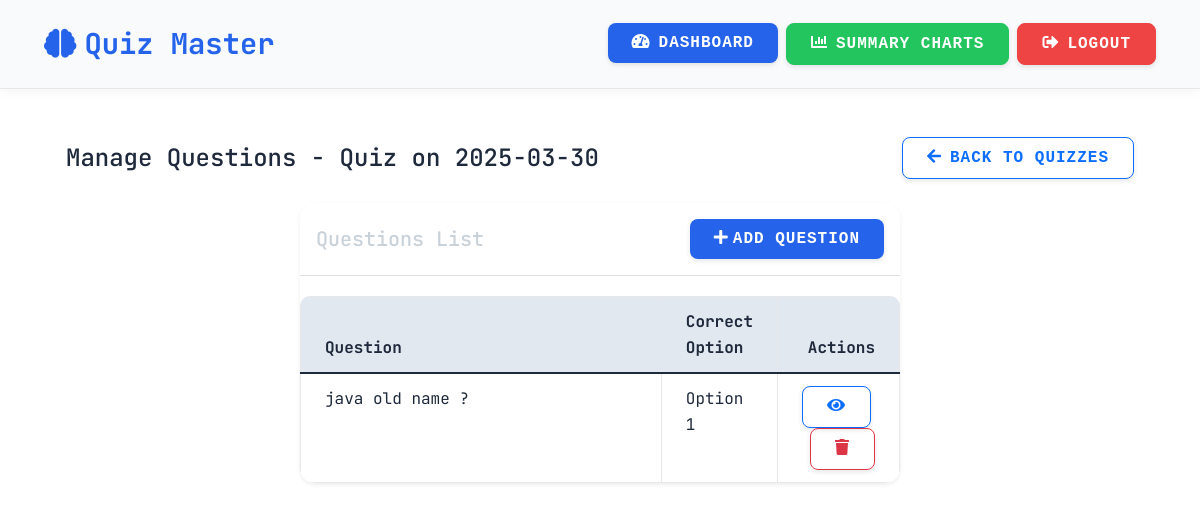
Page /manage_questions/4 (signed in) on the committed database.
### models.py (models this page shows)
class Quiz(db.Model):
    id = db.Column(db.Integer, primary_key=True)
    chapter_id = db.Column(db.Integer, db.ForeignKey('chapter.id'))
    date_of_quiz = db.Column(db.String(20))
    time_duration = db.Column(db.String(10))
    chapter = db.relationship('Chapter', backref='quizzes')

class Question(db.Model):
    id = db.Column(db.Integer, primary_key=True)
    quiz_id = db.Column(db.Integer, db.ForeignKey('quiz.id'))
    question_statement = db.Column(db.Text, nullable=False)
    option1 = db.Column(db.String(200), nullable=False)
    option2 = db.Column(db.String(200), nullable=False)
    option3 = db.Column(db.String(200), nullable=False)
    option4 = db.Column(db.String(200), nullable=False)
    correct_option = db.Column(db.String(200), nullable=False)

### app.py (the view, shortened to what this page needs)
@app.route('/manage_questions/<int:quiz_id>', methods=['GET', 'POST'])
def manage_questions(quiz_id):
    if 'admin' not in session:
        flash('Please login as admin first!', 'error')
        return redirect('/admin_login')
    quiz = Quiz.query.get_or_404(quiz_id)
    questions = Question.query.filter_by(quiz_id=quiz_id).all()
    return render_template('manage_questions.html', quiz=quiz, questions=questions)

### templates/manage_questions.html (shortened to what this page needs)
{% extends 'base.html' %}
{% block content %}
<div class="container-fluid px-4">
    <div class="d-flex justify-content-between align-items-center mb-4">
        <h2 class="h4 mb-0">Manage Questions - Quiz on {{ quiz.date_of_quiz }}</h2>
        <a href="{{ url_for('manage_quizzes', chapter_id=quiz.chapter_id) }}" class="btn btn-outline-primary">
            <i class="fas fa-arrow-left me-2"></i>Back to Quizzes
        </a>
    </div>
    <div class="row">
        <div class="col-12">
            <div class="card border-0 shadow-sm">
                <div class="card-header bg-white py-3">
                    <div class="d-flex justify-content-between align-items-center">
                        <h5 class="mb-0">Questions List</h5>
                        <button type="button" class="btn btn-sm btn-primary" data-bs-toggle="modal" data-bs-target="#addQuestionModal">
                            <i class="fas fa-plus me-1"></i>Add Question
                        </button>
                    </div>
                </div>
                <div class="card-body p-0">
                    {% if questions %}
                    <div class="table-responsive">
                        <table class="table table-hover mb-0">
                            <thead class="table-light">
                                <tr>
                                    <th class="px-4" style="width: 70%">Question</th>
                                    <th class="px-4">Correct Option</th>
                                    <th class="text-end px-4">Actions</th>
                                </tr>
                            </thead>
                            <tbody>
                                {% for question in questions %}
                                <tr>
                                    <td class="px-4">{{ question.question_statement }}</td>
                                    <td class="px-4">Option {{ question.correct_option }}</td>
                                    <td class="text-end px-4">
                                        <button type="button" class="btn btn-sm btn-outline-primary me-1"
                                                onclick="viewOptions('{{ question.option1 }}', '{{ question.option2 }}', '{{ question.option3 }}', '{{ question.option4 }}', '{{ question.correct_option }}')"
                                                title="View Options">
                                            <i class="fas fa-eye"></i>
                                        </button>
                                        <a href="{{ url_for('delete_question', question_id=question.id) }}"
                                           class="btn btn-sm btn-outline-danger"
                                           onclick="return confirm('Are you sure you want to delete this question?')"
                                           title="Delete Question">
                                            <i class="fas fa-trash"></i>
                                        </a>
                                    </td>
                                </tr>
                                {% endfor %}
                            </tbody>
                        </table>
                    </div>
                    {% else %}
                    <div class="text-center py-5">
                        <i class="fas fa-question-circle fa-3x text-muted mb-3"></i>
                        <p class="text-muted">No questions added yet. Click the "Add Question" button to get started.</p>
                    </div>
                    {% endif %}
                </div>
            </div>
        </div>
    </div>
</div>
{% endblock %}

### static/style.css (style rules this page uses)
body { background: #0d1117; font-family: 'Courier New', monospace; color: #c9d1d9; margin: 0; padding: 0; }
.card { max-width: 600px; margin: auto; background: #161b22; border-radius: 10px; box-shadow: 0 4px 15px rgba(0, 255, 0, 0.2); overflow: hidden; transition: transform 0.3s ease, box-shadow 0.3s ease; color: #c9d1d9; }
.btn { border-radius: 30px; padding: 10px 20px; font-size: 1rem; transition: background-color 0.3s ease, transform 0.2s ease; font-family: 'Courier New', monospace; }
.btn-primary { background-color: #0d6efd; color: #ffffff; border: none; }
.table { border-collapse: collapse; width: 100%; margin: 20px 0; font-size: 1rem; text-align: left; background: #161b22; color: #c9d1d9; }
.table th, .table td { padding: 12px 15px; border: 1px solid #30363d; }
.table th { background-color: #0d6efd; color: #ffffff; }

### templates/base.html (style rules this page uses)
:root { --primary-color: #2563eb; --secondary-color: #f8fafc; --text-color: #1e293b; --accent-color: #e2e8f0; --danger-color: #ef4444; --success-color: #22c55e; --warning-color: #f59e0b; --info-color: #3b82f6; --border-color: #e5e7eb; --hover-bg: #f1f5f9; }
body { background-color: #ffffff; color: var(--text-color); font-family: 'JetBrains Mono', monospace; line-height: 1.6; }
.btn { border-radius: 8px; padding: 0.5rem 1.5rem; font-weight: 600; transition: all 0.3s ease; text-transform: uppercase; letter-spacing: 1px; box-shadow: 0 2px 5px rgba(0, 0, 0, 0.1); }
.btn-primary { background-color: var(--primary-color); border-color: var(--primary-color); color: white; }
.card { background-color: white; border: 1px solid var(--border-color); border-radius: 15px; box-shadow: 0 4px 15px rgba(0, 0, 0, 0.05); transition: all 0.3s ease; margin-bottom: 2rem; }
.card-body { padding: 2rem; }
h2, h3 { font-family: 'JetBrains Mono', monospace; color: var(--text-color); font-weight: 700; margin-bottom: 1.5rem; }
.table { color: var(--text-color); background-color: white; border-radius: 10px; overflow: hidden; }
.table th { background-color: var(--accent-color); color: var(--text-color); border-color: var(--border-color); }
.table td { border-color: var(--border-color); }

### rows in the picture
Quiz: date_of_quiz "2025-03-30"
Question: question_statement "java old name ?", correct_option "1"
